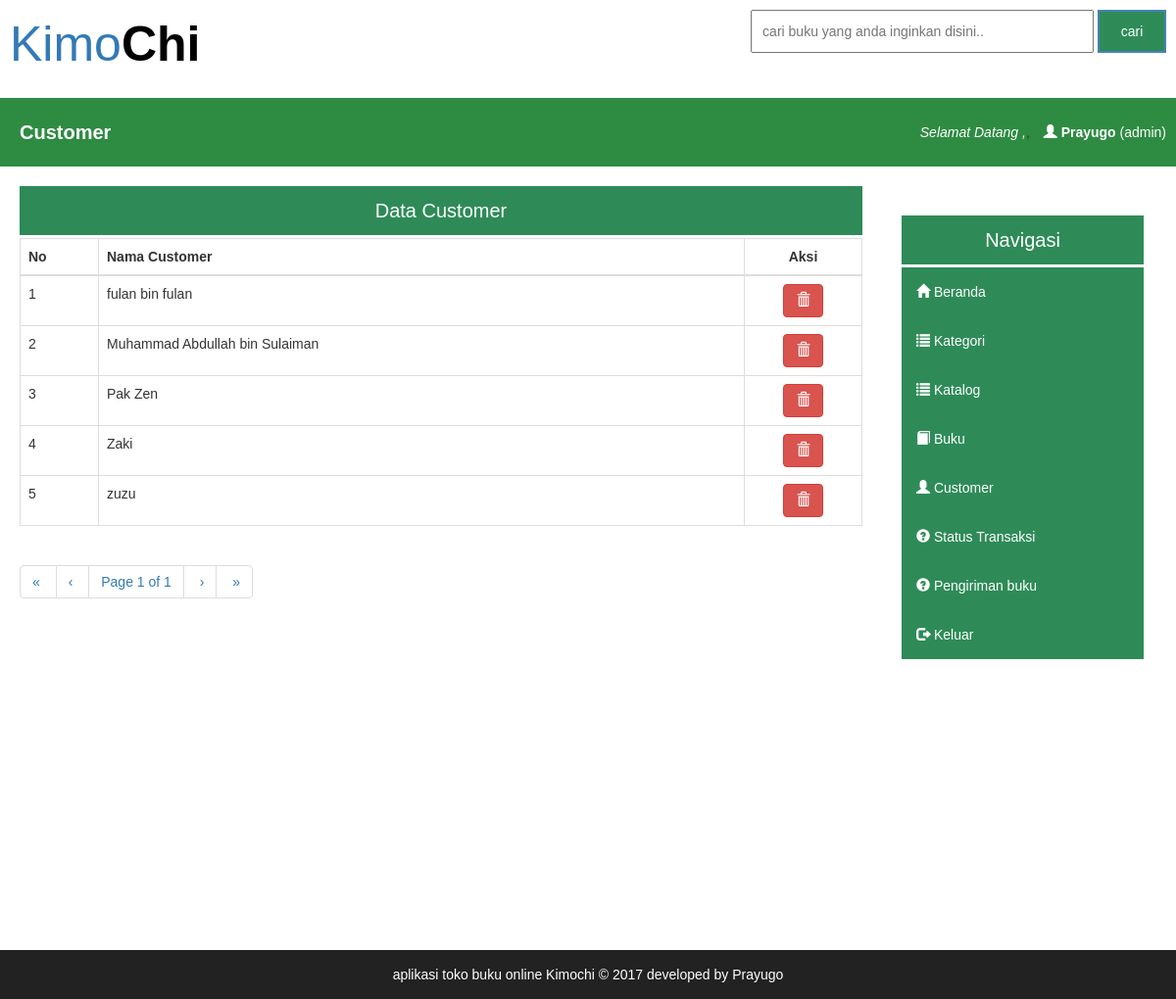
The page /page/admin/customer.php (signed in) on the database as committed earlier.
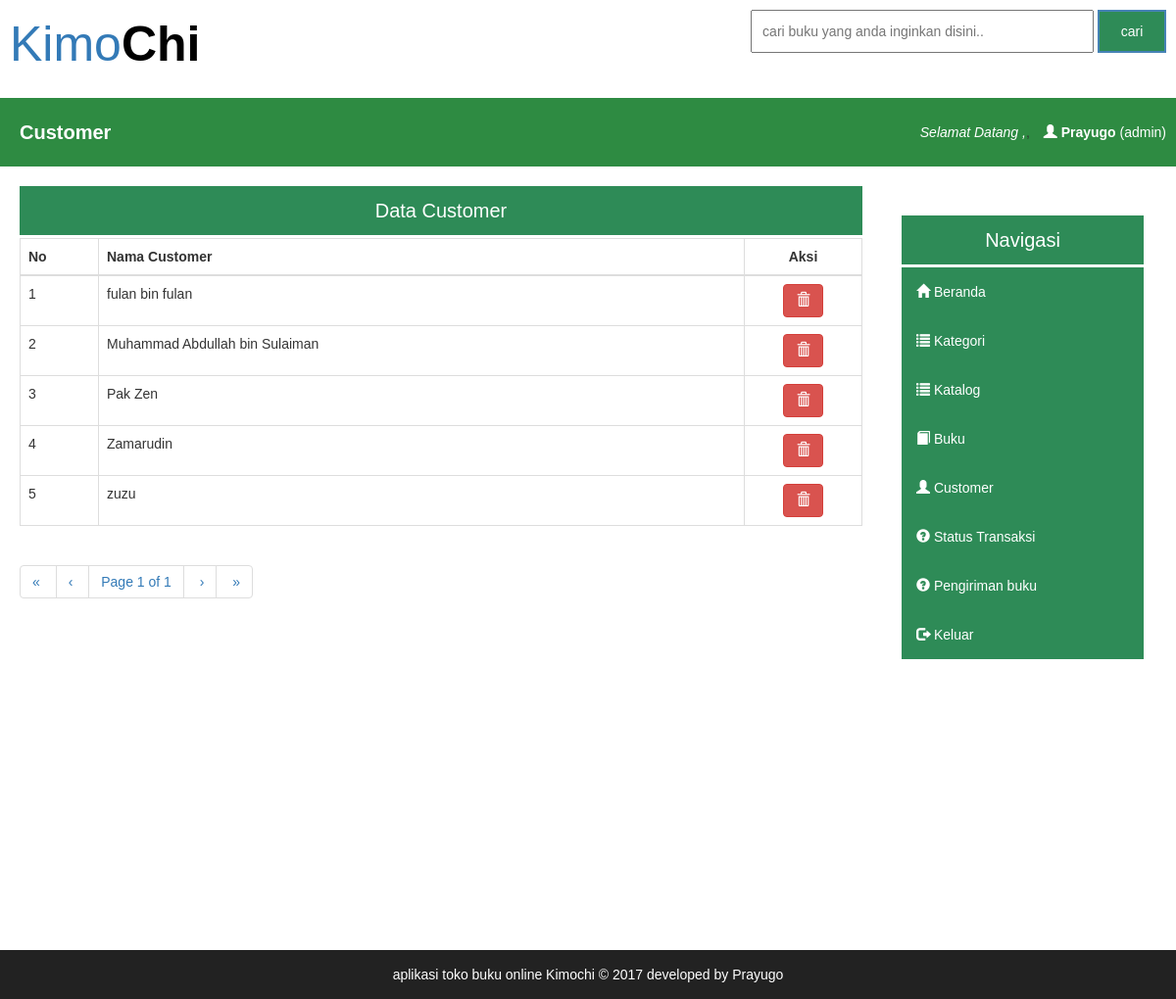
The same page on the database as committed later.
### tables this page shows
CREATE TABLE `customer` (
  `id_cus` int(11) NOT NULL,
  `nama_cus` varchar(40) NOT NULL,
  `email_cus` varchar(40) NOT NULL,
  `password_cus` varchar(40) NOT NULL
);

### page/admin/set_customer.php (the view, shortened to what this page needs)
 <?php
 include 'pagination1.php';
include '../../db.php';
 $sql =  "SELECT * FROM customer ORDER BY nama_cus";
 $result = mysqli_query($db,$sql);
 $rpp = 10;
 $reload = "customer.php?pagination=true";
 @$page = intval($_GET["page"]);
 if($page<=0) $page = 1;
 $tcount = mysqli_num_rows($result);
 $tpages = ($tcount) ? ceil($tcount/$rpp) : 1;
 $count = 0;
 $i = ($page-1)*$rpp;
 $no_urut = ($page-1)*$rpp;
 ?>
 <div class="hdkonten">
 Data Customer
 </div>
     <table class="table table-bordered">
         <thead>
             <tr>
                 <th>No</th>
                 <th>Nama Customer</th>
                 <th><center>Aksi</center></th>
             </tr>
         </thead>
         <tbody>
             <?php
             while(($count<$rpp) && ($i<$tcount)) {
                 mysqli_data_seek($result,$i);
                 $data = mysqli_fetch_array($result);
             ?>
             <tr>
                 <td width="80px">
                     <?php echo ++$no_urut;?>
                 </td>
                 <td>
                     <?php echo $data ['nama_cus']; ?>
                 </td>
                 <td width="120px" class="text-center">
                     <a href="#" onclick="confirm_modal('del_cus.php?&id=<?php echo  $data['id_cus']; ?>');" class="btn btn-danger">
                       <span class="glyphicon glyphicon-trash"></span></a>
                 </td>
             </tr>
             <?php
                 $i++;
                 $count++;
             }
             ?>
         </tbody>
     </table>
     <div><?php echo paginate_one($reload, $page, $tpages); ?></div>

### page/admin/customer.php (shortened to what this page needs)
<?php
include"../../db.php";
$nama = $_SESSION['nama_su'];
?>
<!DOCTYPE html>
<html>
<head>
	<link rel="stylesheet" type="text/css" href="../../css/bootstrap.min.css">
	<link rel="stylesheet" type="text/css" href="../../css/style.css">
	<link rel="stylesheet" type="text/css" href="../../js/jquery-ui/jquery-ui.css">
</head>
<body>
<div id="head">
	<div class="hdkiri">
	<a href="index.php">Kimo<b>Chi</b></a>
	</div>
	<div class="hdkanan">
	<form>
		<input type="text" name="cari" placeholder="cari buku yang anda inginkan disini.." class="cari">
		<input type="submit" name="search" value="cari" class="tombolcari">
	</form>
	</div>
</div>
<div id="menu">
	<div class="menukiri">
		<b style="padding:20px;line-height:70px;font-size:20px;color:#fff;">Customer</b>
	</div>
	<div class="menukanan">
	<ul>
		<li><i style="color:#fff;">Selamat Datang ,</i>, <a href="#"><span class="glyphicon glyphicon-user"></span> <?php echo "<b>".$nama."</b> (admin)"; ?></a></li>
	</ul>
	</div>
</div>
<div id="content">
	<div id="contentkiri">
		<div class="welcome">
		<?php
		include("set_customer.php");
		?>
		</div>
	</div>
	<div id="contentkanan">
		<div class="navkanan">
			<div class="hdnavadmin">
Navigasi
</div>
<ul class="navadmin">
	<li><a href="index.php?page=home"><span class="glyphicon glyphicon-home"></span> Beranda</a></li>
	<li><a href="kategori.php"><span class="glyphicon glyphicon-list"></span> Kategori</a></li>
	<li><a href="katalog.php"><span class="glyphicon glyphicon-list"></span> Katalog</a></li>
	<li><a href="buku.php"><span class="glyphicon glyphicon-book"></span> Buku</a></li>
	<li><a href="customer.php"><span class="glyphicon glyphicon-user"></span> Customer</a></li>
	<li><a href="transaksi.php"><span class="glyphicon glyphicon-question-sign"></span> Status Transaksi</a></li>
	<li><a href="pengiriman.php"><span class="glyphicon glyphicon-question-sign"></span> Pengiriman buku</a></li>
	<li><a href="keluar.php"><span class="glyphicon glyphicon-log-out"></span> Keluar</a></li>
</ul>
		</div>
	</div>
</div>
<div id="footeradmin">
	<?php include("../../footer.php") ?>
</div>
</body>
</html>

### page/admin/pagination1.php
<?php
function paginate_one($reload, $page, $tpages) {
	$firstlabel = "&laquo;&nbsp;";
	$prevlabel  = "&lsaquo;&nbsp;";
	$nextlabel  = "&nbsp;&rsaquo;";
	$lastlabel  = "&nbsp;&raquo;";
	$out = "<ul class=\"pagination\">";
	if($page>1) {
		$out.= "<li><a href=\"" . $reload . "\">" . $firstlabel . "</a></li>";
	}
	else {
		$out.= "<li><span>" . $firstlabel . "</span></li>";
	}
	if($page==1) {
		$out.= "<li><span>" . $prevlabel . "</span></li>";
	}
	elseif($page==2) {
		$out.= "<li><a href=\"" . $reload . "\">" . $prevlabel . "</a></li>";
	}
	else {
		$out.= "<li><a href=\"" . $reload . "&amp;page=" . ($page-1) . "\">" . $prevlabel . "</a></li>";
	}
	$out.= "<li><span class=\"current\">Page " . $page . " of " . $tpages ."</span></li>";
	if($page<$tpages) {
		$out.= "<li><a href=\"" . $reload . "&amp;page=" .($page+1) . "\">" . $nextlabel . "</a></li>";
	}
	else {
		$out.= "<li><span>" . $nextlabel . "</span></li>";
	}
	if($page<$tpages) {
		$out.= "<li><a href=\"" . $reload . "&amp;page=" . $tpages . "\">" . $lastlabel . "</a></li>";
	}
	else {
		$out.= "<li><span>" . $lastlabel . "</span></li>";
	}
	$out.= "</ul>";
	return $out;
}
?>

### footer.php
aplikasi toko buku online Kimochi &copy; 2017 developed by Prayugo

### css/style.css (style rules this page uses)
* { margin:0; padding: 0; font-family: arial; font-size: 14px; }
#head { width: 100%; height: 100px; }
.hdkiri { float:left; padding: 10px; }
.hdkiri a { font-size: 50px; }
.hdkiri b { font-size: 50px; color:#000; }
.hdkanan { float: right; padding: 10px; }
.cari { padding: 10px; width: 350px; }
.tombolcari { padding: 10px; width: 70px; background:#2e8b57 ; border:solid 2px #4682b5; color: #fff; }
#menu { background: #2e8b42; height: 70px; }
.menukiri { float: left; }
.menukanan { float: right; }
.menukanan ul li { list-style: none; display: inline; }
.menukanan ul li a { text-decoration: none; color: #fff; line-height: 50px; padding: 10px; display: inline-block; }
#content { width: 100%; }
#contentkiri { float: left; width:75%; }
.welcome { padding: 20px; }
#contentkanan { margin-top:20px; float: right; width: 25%; }
.navkanan { padding: 20px; }
.hdnavadmin { width: 95%; background: #2e8b57; text-align: center; line-height: 50px; font-size: 20px; color: #fff; border-bottom: solid 3px #fff; }
.navadmin { width: 95%; background: #2e8b57; }
.navadmin li { list-style: none; padding: 15px; }
.navadmin li a { text-decoration: none; color: #fff; }
#footeradmin { margin-top: 800px; width: 100%; background: #222; color: #fff; text-align: center; padding: 15px; }
.hdkonten { width: 100%; background: #2e8b57; text-align: center; line-height: 50px; font-size: 20px; color: #fff; border-bottom: solid 3px #fff; }

Rows that differ between the two databases and show on the page:
changed customer: nama_cus "Zaki" → "Zamarudin"
